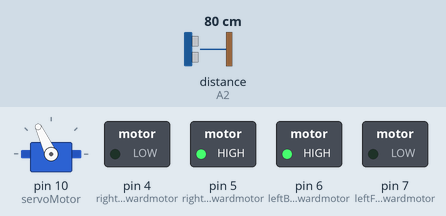
Simulated run of this sketch. Board: Arduino Uno, built with avr-gcc and run on an emulated ATmega328P. On the bench: servo, switched loads named in the sketch (green lamp = pin HIGH). Inputs (shaded band) come from the test bench; at power-on: distance to the obstacle (sensor on A2) 80 cm. The echo pulse lasts 58.3 µs per cm.

Above: at 3.6 s.
3.7 s: distance to the obstacle (sensor on A2) set to 38 cm
5.2 s: distance to the obstacle (sensor on A2) set to 31 cm
At 6.5 s:
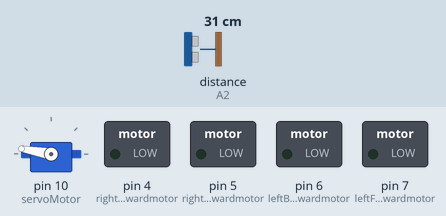
At 7.5 s:
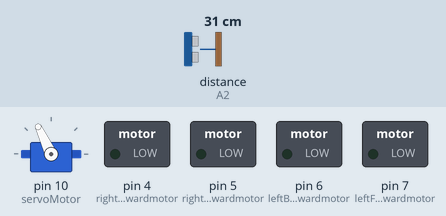
8.2 s: distance to the obstacle (sensor on A2) set to 35 cm
At 15.4 s:
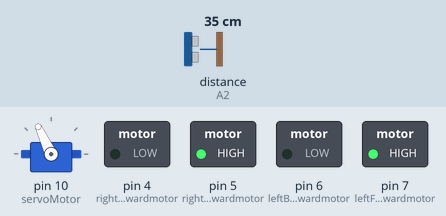
Timing chart, 0 to 17.2 s (numbered marks = the images above; inputs shaded):
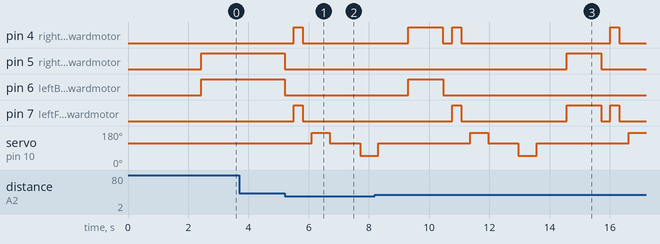

Measured:
- the behaviour switches between 36 and 35 cm on distance to the obstacle (sensor on A2) (found by bisection; images 0 and 1)
- after the input at 3.7 s, every drawn part: stays the same
- after the input at 5.2 s, pin 4 (rightBackwardmotor), pin 7 (leftFowrwardmotor): LOW → HIGH after 0.30 s, → LOW 0.30 s later; pin 5 (rightFowrwardmotor), pin 6 (leftBackwardmotor): HIGH → LOW at once; servo on pin 10 (servoMotor): 115° → 170° after 0.90 s, → 115° 0.60 s later, → 50° 1.0 s later
- after the input at 8.2 s, pin 5 (rightFowrwardmotor): LOW → HIGH after 6.4 s, → LOW 1.2 s later

The sketch:

car_avoiding_obsticle_mode2.ino
```cpp
//libraries
#include <Servo.h>
#include <NewPing.h>
//L298N control pins
const int leftFowrwardmotor=7;
const int leftBackwardmotor=6;
const int rightFowrwardmotor=5;
const int rightBackwardmotor=4;
//sensor pins
#define trigPin A1
#define echoPin A2
#define maxDistance 200
//distances initialization
int distance=100;
int leftDistance=0;
int rightDistance=0;
NewPing sonar(trigPin,echoPin,maxDistance);
Servo servoMotor;
//functions prototypes
int carLookright();
int carLookleft();
int readPing();
void carStop();
void carMoveforward();
void carMovebackward();
void carTurnright();
void carTurnleft();
void setup() {
  //motors setup
  pinMode(leftFowrwardmotor,OUTPUT);
  pinMode(rightFowrwardmotor,OUTPUT);
  pinMode(leftBackwardmotor,OUTPUT);
  pinMode(rightBackwardmotor,OUTPUT);
  //servo motor setup
  servoMotor.attach(10);
  servoMotor.write(115);
  delay(2000);
  //reading the distance
  distance=readPing();
  delay(100);
  distance=readPing();
  delay(100);
  distance=readPing();
  delay(100);
  distance=readPing();
  delay(100);

}

void loop() {
  //it will continue forward until it see an obsticle
  distance=readPing();
  carMoveforward();
  if(distance<=35)
  {
    //it see an obsticles so it will stop and go backward and then look righ and left to compare the distance of them
    carStop();
    delay(300);
    carMovebackward();
    delay(300);
    carStop();
    delay(300);
    leftDistance=carLookleft();
    delay(1000);
    rightDistance=carLookright();
    delay(1000);
    //compare the distance right and left if right is greater and the distance is accecptiable so it will turn right
    if(rightDistance>leftDistance && rightDistance>=35)
    {
      carTurnright();
      delay(1150);
      carStop();
    }//else it will turn left if the distance in left is acceptiable
    else if(leftDistance>=35)
    {
      carTurnleft();
      delay(1150);
      carStop();
    }
    else//if the distance right and left are not acceptable so it will go backward and get the opsite way
    {
      carMovebackward();
      delay(1000);
      carTurnright();
      delay(2050);
    }
 }
}
//this function for looking right
int carLookright()
{
  servoMotor.write(50);
  delay(500);
  int distance=readPing();
  delay(100);
  servoMotor.write(115);
  return distance;
}
//this function for looking left
int carLookleft()
{
  servoMotor.write(170);
  delay(500);
  int distance=readPing();
  delay(100);
  servoMotor.write(115);
  return distance;
  delay(100);
}
//this function for reading the signal
int readPing()
{
  int cm=sonar.ping_cm();
  if(cm==0)
  {
    cm=250;
  }
  return cm;
}
//this function to stop the car
void carStop()
{
  digitalWrite(leftFowrwardmotor,LOW);
  digitalWrite(rightFowrwardmotor,LOW);
  digitalWrite(leftBackwardmotor,LOW);
  digitalWrite(rightBackwardmotor,LOW);
}
//this function to go forward
void carMoveforward()
{
  digitalWrite(rightBackwardmotor,LOW);
  digitalWrite(rightFowrwardmotor,HIGH);
  digitalWrite(leftFowrwardmotor,LOW);
  digitalWrite(leftBackwardmotor,HIGH);
}
//this function to go backward
void carMovebackward()
{
  digitalWrite(leftFowrwardmotor,HIGH);
  digitalWrite(leftBackwardmotor,LOW);
  digitalWrite(rightBackwardmotor,HIGH);
  digitalWrite(rightFowrwardmotor,LOW);

}
//this function to turn right
void carTurnright()
{
  digitalWrite(leftFowrwardmotor,LOW);
  digitalWrite(leftBackwardmotor,HIGH);
  digitalWrite(rightBackwardmotor,HIGH);
  digitalWrite(rightFowrwardmotor,LOW);
}
//this function to turn left
void carTurnleft()
{
  digitalWrite(leftFowrwardmotor,HIGH);
  digitalWrite(leftBackwardmotor,LOW);
  digitalWrite(rightBackwardmotor,LOW);
  digitalWrite(rightFowrwardmotor,HIGH);
}
```
